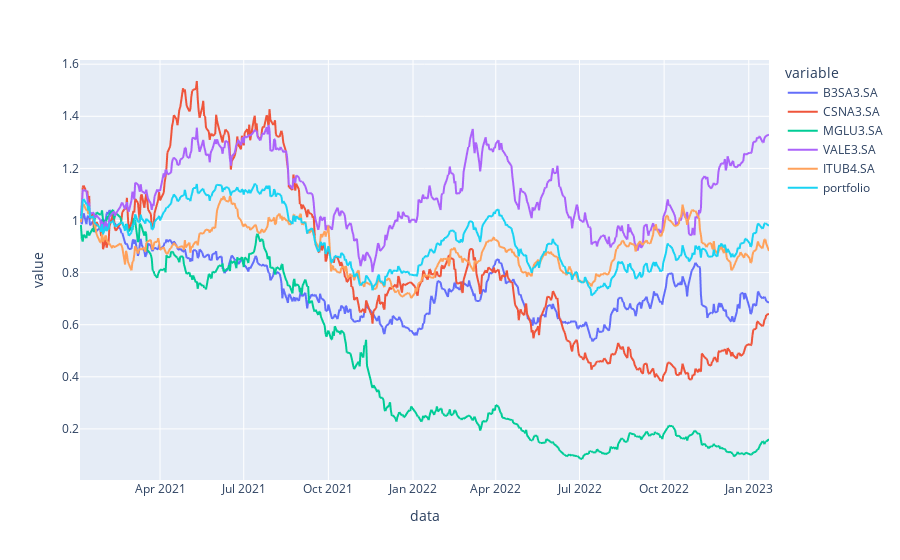

Write notebook code for a chart like this one.
### Code cell
# Calcula o retorno acumulado diário
acum_index = (1+returns_portfolio).cumprod()

# Retira a data do index e transforma em coluna (para plotar)
acum = acum_index.reset_index(level = 0)

# Escolhe o tamanho do gráfico
plt.figure(figsize = (15, 10))

# Constrói o gráfico
fig = px.line(acum, x = 'data', y = stocks_SA + ['portfolio'])
fig.show()

### Figure 1 — Plotly figure (JSON) as saved in the notebook; plotly's stock layout.template omitted (floating-point values rounded to 4 significant figures; data arrays with more than 128 entries replaced by an {"elided": "..."} marker saying what was removed)
{"data": [{"hovertemplate": "variable=B3SA3.SA<br>data=%{x}<br>value=%{y}<extra></extra>", "legendgroup": "B3SA3.SA", "line": {"color": "#636efa", "dash": "solid"}, "marker": {"symbol": "circle"}, "mode": "lines", "name": "B3SA3.SA", "showlegend": true, "type": "scattergl", "x": {"elided": "513 str values"}, "xaxis": "x", "y": {"elided": "513 float values"}, "yaxis": "y"}, {"hovertemplate": "variable=CSNA3.SA<br>data=%{x}<br>value=%{y}<extra></extra>", "legendgroup": "CSNA3.SA", "line": {"color": "#EF553B", "dash": "solid"}, "marker": {"symbol": "circle"}, "mode": "lines", "name": "CSNA3.SA", "showlegend": true, "type": "scattergl", "x": {"elided": "513 str values"}, "xaxis": "x", "y": {"elided": "513 float values"}, "yaxis": "y"}, {"hovertemplate": "variable=MGLU3.SA<br>data=%{x}<br>value=%{y}<extra></extra>", "legendgroup": "MGLU3.SA", "line": {"color": "#00cc96", "dash": "solid"}, "marker": {"symbol": "circle"}, "mode": "lines", "name": "MGLU3.SA", "showlegend": true, "type": "scattergl", "x": {"elided": "513 str values"}, "xaxis": "x", "y": {"elided": "513 float values"}, "yaxis": "y"}, {"hovertemplate": "variable=VALE3.SA<br>data=%{x}<br>value=%{y}<extra></extra>", "legendgroup": "VALE3.SA", "line": {"color": "#ab63fa", "dash": "solid"}, "marker": {"symbol": "circle"}, "mode": "lines", "name": "VALE3.SA", "showlegend": true, "type": "scattergl", "x": {"elided": "513 str values"}, "xaxis": "x", "y": {"elided": "513 float values"}, "yaxis": "y"}, {"hovertemplate": "variable=ITUB4.SA<br>data=%{x}<br>value=%{y}<extra></extra>", "legendgroup": "ITUB4.SA", "line": {"color": "#FFA15A", "dash": "solid"}, "marker": {"symbol": "circle"}, "mode": "lines", "name": "ITUB4.SA", "showlegend": true, "type": "scattergl", "x": {"elided": "513 str values"}, "xaxis": "x", "y": {"elided": "513 float values"}, "yaxis": "y"}, {"hovertemplate": "variable=portfolio<br>data=%{x}<br>value=%{y}<extra></extra>", "legendgroup": "portfolio", "line": {"color": "#19d3f3", "dash": "solid"}, "marker": {"symbol": "circle"}, "mode": "lines", "name": "portfolio", "showlegend": true, "type": "scattergl", "x": {"elided": "513 str values"}, "xaxis": "x", "y": {"elided": "513 float values"}, "yaxis": "y"}], "layout": {"legend": {"title": {"text": "variable"}, "tracegroupgap": 0}, "margin": {"t": 60}, "xaxis": {"anchor": "y", "domain": [0, 1], "title": {"text": "data"}}, "yaxis": {"anchor": "x", "domain": [0, 1], "title": {"text": "value"}}}}
